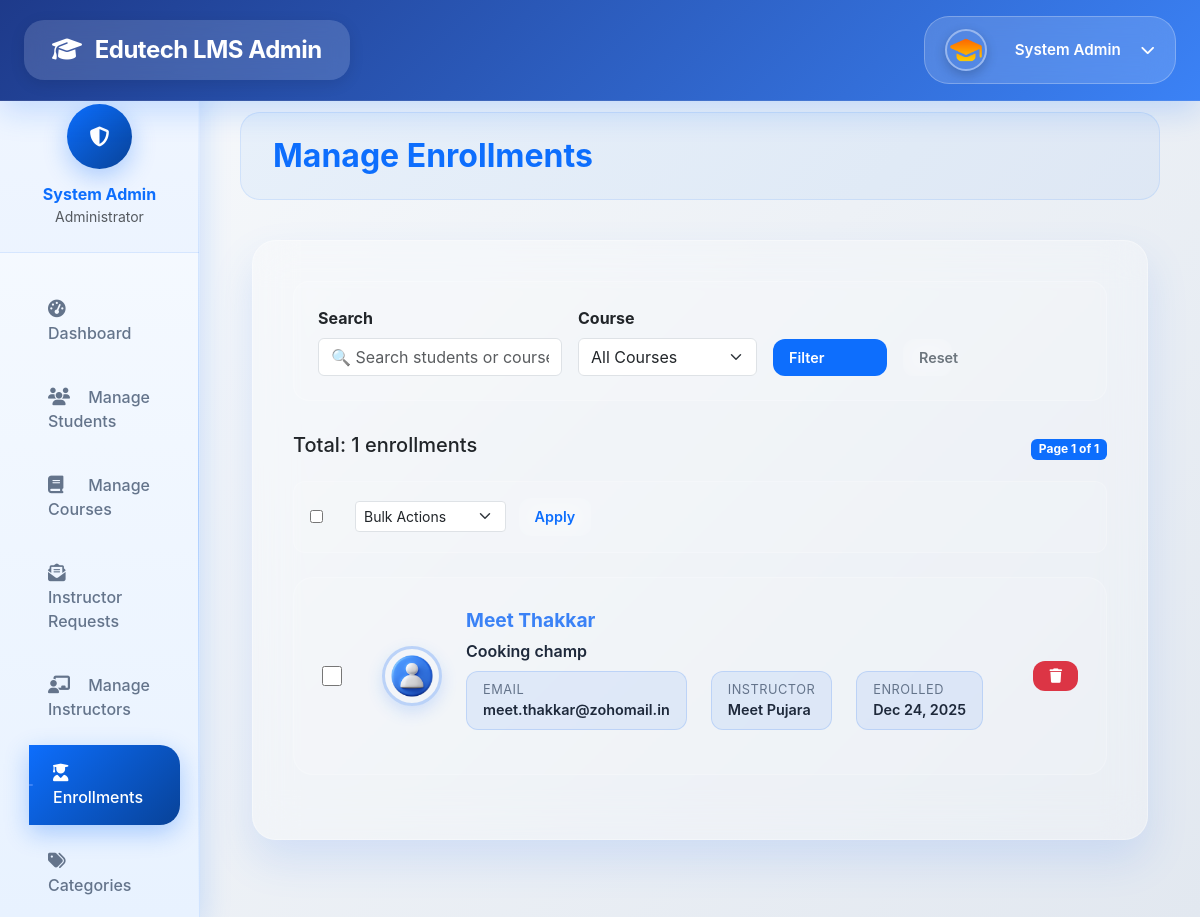
/admin/enrollments.php (signed in), run on an earlier commit of the app's database.
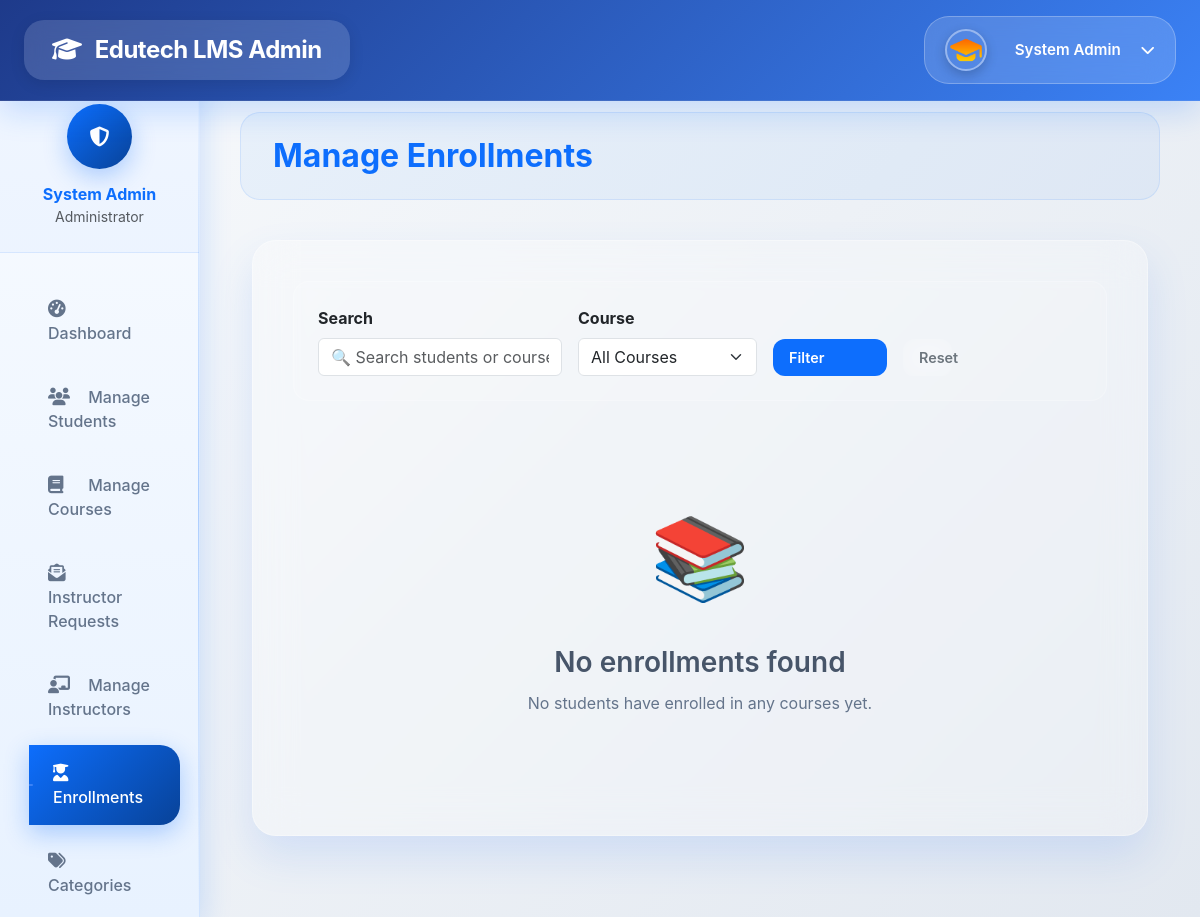
And on a later commit of the database.
### tables this page shows
CREATE TABLE `enrollments` (
  `id` int(11) NOT NULL,
  `user_id` int(11) DEFAULT NULL,
  `course_id` int(11) DEFAULT NULL,
  `enrolled_at` timestamp NOT NULL DEFAULT current_timestamp(),
  `completed_at` timestamp NULL DEFAULT NULL,
  `progress` int(11) DEFAULT 0,
  `completed` tinyint(1) DEFAULT 0,
  `created_at` timestamp NOT NULL DEFAULT current_timestamp(),
  `updated_at` timestamp NULL DEFAULT NULL ON UPDATE current_timestamp()
);

CREATE TABLE `users` (
  `id` int(11) NOT NULL,
  `email` varchar(100) NOT NULL,
  `password` varchar(255) NOT NULL,
  `first_name` varchar(50) NOT NULL,
  `last_name` varchar(50) NOT NULL,
  `profile_picture` varchar(255) DEFAULT NULL,
  `bio` text DEFAULT NULL,
  `created_at` timestamp NOT NULL DEFAULT current_timestamp(),
  `updated_at` timestamp NOT NULL DEFAULT current_timestamp() ON UPDATE current_timestamp()
);

CREATE TABLE `courses` (
  `id` int(11) NOT NULL,
  `title` varchar(255) NOT NULL,
  `description` text DEFAULT NULL,
  `instructor_id` int(11) DEFAULT NULL,
  `category` varchar(100) DEFAULT NULL,
  `price` decimal(10,2) DEFAULT 0.00,
  `thumbnail` varchar(255) DEFAULT NULL,
  `duration` int(11) DEFAULT 0,
  `level` enum('beginner','intermediate','advanced') DEFAULT 'beginner',
  `is_published` tinyint(1) DEFAULT 0,
  `created_at` timestamp NOT NULL DEFAULT current_timestamp(),
  `updated_at` timestamp NOT NULL DEFAULT current_timestamp() ON UPDATE current_timestamp()
);

CREATE TABLE `instructors` (
  `id` int(11) NOT NULL,
  `first_name` varchar(100) NOT NULL,
  `last_name` varchar(100) NOT NULL,
  `email` varchar(255) NOT NULL,
  `password` varchar(255) NOT NULL,
  `profile_picture` varchar(255) DEFAULT NULL,
  `bio` text DEFAULT NULL,
  `id_proof` varchar(255) NOT NULL,
  `qualification` varchar(255) DEFAULT NULL,
  `experience` varchar(100) DEFAULT NULL,
  `expertise_area` varchar(255) DEFAULT NULL,
  `profile_status` enum('pending','active','inactive') NOT NULL DEFAULT 'pending',
  `verified` enum('yes','no') DEFAULT 'no',
  `email_verified` tinyint(1) DEFAULT 0,
  `created_at` timestamp NOT NULL DEFAULT current_timestamp(),
  `updated_at` timestamp NOT NULL DEFAULT current_timestamp() ON UPDATE current_timestamp()
);

### admin/enrollments.php (the view, shortened to what the changed rows need)
<?php
require_once 'admin_header.php';
$page = isset($_GET['page']) ? max(1, (int) $_GET['page']) : 1;
$limit = 8;
$offset = ($page - 1) * $limit;
$where = "1=1";
$params = [];
$countStmt = $admin_pdo->prepare("
    SELECT COUNT(*)
    FROM enrollments e
    JOIN users u ON e.user_id = u.id
    JOIN courses c ON e.course_id = c.id
    WHERE $where
");
$countStmt->execute($params);
$totalEnrollments = $countStmt->fetchColumn();
$totalPages = ceil($totalEnrollments / $limit);
$stmt = $admin_pdo->prepare("
    SELECT e.*, u.first_name, u.last_name, u.email, u.profile_picture,
           c.title as course_title, c.duration as course_duration, c.thumbnail as course_thumbnail,
           inst.first_name as instructor_first_name, inst.last_name as instructor_last_name
    FROM enrollments e
    JOIN users u ON e.user_id = u.id
    JOIN courses c ON e.course_id = c.id
    LEFT JOIN instructors inst ON c.instructor_id = inst.id
    WHERE $where
    ORDER BY e.enrolled_at DESC
    LIMIT $limit OFFSET $offset
");
$stmt->execute($params);
$enrollments = $stmt->fetchAll();
?>
<div class="container-fluid">
    <div class="enrollments-card">
        <?php if (!empty($enrollments)): ?>
            <div class="d-flex justify-content-between align-items-center mb-3">
                <h5>Total: <?= $totalEnrollments ?> enrollments</h5>
                <span class="badge bg-primary">Page <?= $page ?> of <?= $totalPages ?></span>
            </div>
            <form method="POST" id="bulkForm">
                <div class="bulk-actions">
                    <div class="row align-items-center">
                        <div class="col-auto">
                            <input type="checkbox" id="selectAll" class="me-2">
                        </div>
                        <div class="col">
                            <select name="bulk_action" class="form-select form-select-sm d-inline-block w-auto">
                                <option value="">Bulk Actions</option>
                            </select>
                            <button type="submit" class="btn btn-sm btn-outline-primary ms-2">Apply</button>
                        </div>
                    </div>
                </div>
                <?php foreach ($enrollments as $e): ?>
                    <div class="enrollment-item">
                        <input type="checkbox" name="enrollment_ids[]" value="<?= $e['id'] ?>" class="enrollment-checkbox me-3">
                        <img src="../<?= htmlspecialchars($e['profile_picture'] ?? 'default-avatar.png') ?>"
                            class="student-avatar" onerror="this.src='../uploads/profile_pictures/default.png'"
                            alt="<?= htmlspecialchars($e['first_name']) ?>">
                        <div class="enrollment-info">
                            <div class="student-name">
                                <?= htmlspecialchars($e['first_name'] . ' ' . $e['last_name']) ?>
                            </div>
                            <div class="course-title"><?= htmlspecialchars($e['course_title']) ?></div>
                            <div class="enrollment-details">
                                <div class="detail-item">
                                    <div class="detail-label">Email</div>
                                    <div class="detail-value"><?= htmlspecialchars($e['email']) ?></div>
                                </div>
                                <div class="detail-item">
                                    <div class="detail-label">Instructor</div>
                                    <div class="detail-value">
                                        <?= $e['instructor_first_name'] ? htmlspecialchars($e['instructor_first_name'] . ' ' . $e['instructor_last_name']) : 'N/A' ?>
                                    </div>
                                </div>
                                <div class="detail-item">
                                    <div class="detail-label">Enrolled</div>
                                    <div class="detail-value"><?= date('M j, Y', strtotime($e['enrolled_at'])) ?></div>
                                </div>
                            </div>
                        </div>
                        <div class="action-buttons">
                            <a href="enrollments.php?action=delete&id=<?= $e['id'] ?>" class="btn btn-danger"
                                title="Delete" onclick="return confirm('Delete this enrollment?')">
                                <i class="fas fa-trash"></i>
                            </a>
                        </div>
                    </div>
                <?php endforeach; ?>
            </form>
        <?php else: ?>
            <div class="empty-state">
                <div class="empty-icon">📚</div>
                <div class="empty-title">No enrollments found</div>
                <p>No students have enrolled in any courses yet.</p>
            </div>
        <?php endif; ?>
    </div>
</div>
<?php require_once 'admin_footer.php'; ?>

What changed in the data, as far as the page shows it:
removed enrollments: user.last_name "Meet Thakkar", course.title "Cooking champ", user.email "meet.thakkar@zohomail.in", instructors.first_name+last_name "Meet Pujara", enrolled_at "Dec 24, 2025"
Also different on the page:
$totalEnrollments: "1" → (not shown)
$page: "1" → (not shown)
$totalPages: "1" → (not shown)
form field value: "☐" → (not shown)
form field bulk_action: "Bulk Actions" → (not shown)
text no longer shown: "Total: enrollments Page of Apply"
text now shown: "📚 No enrollments found No students have enrolled in any courses yet."
